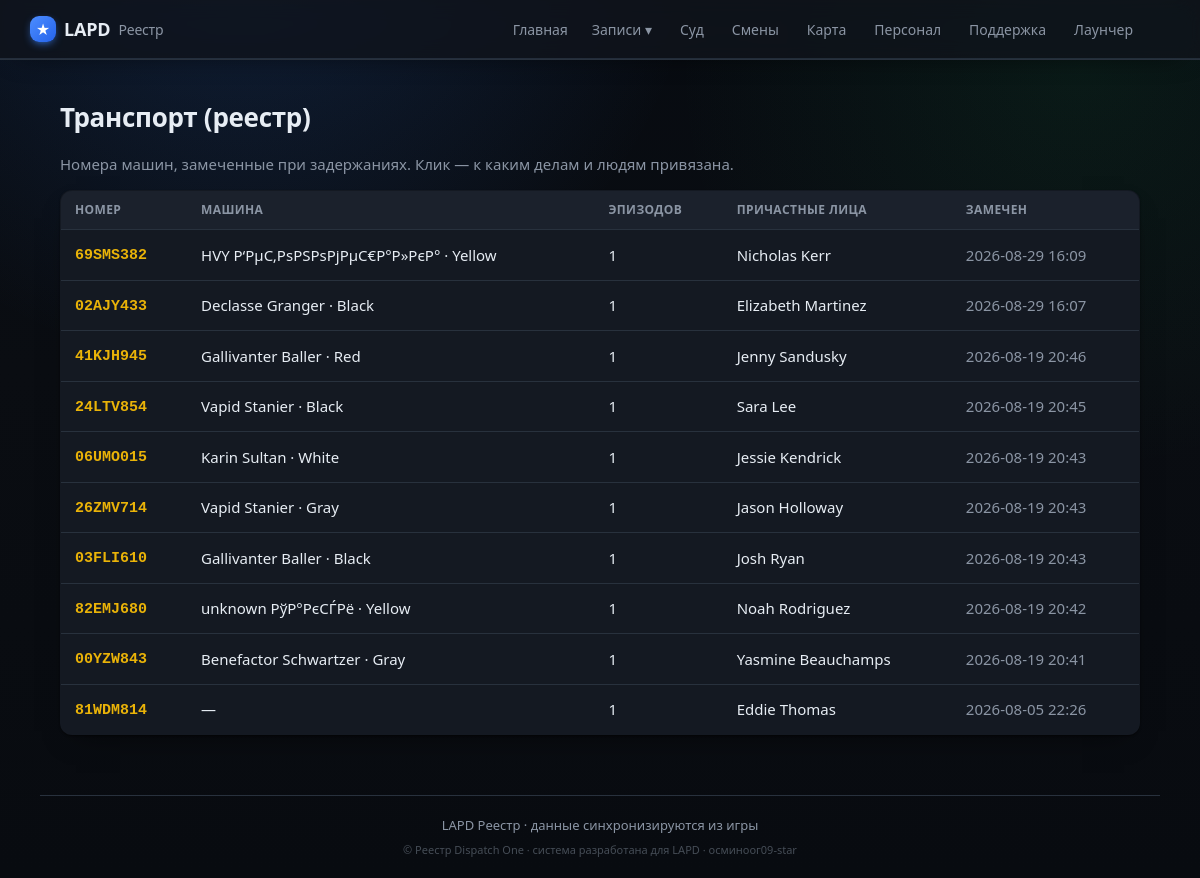
Page /vehicles on the committed database.
### tables this page shows
CREATE TABLE vehicles (
                id INTEGER PRIMARY KEY AUTOINCREMENT,
                plate TEXT,
                suspect_name TEXT,
                officer_id INTEGER,
                zone TEXT,
                seen_at TEXT,
                source_ext TEXT, make TEXT, model TEXT, color TEXT, vclass TEXT, owner TEXT, insurance TEXT, registration TEXT,
                UNIQUE(plate, source_ext)
            );

### app/main.py (the view)
@app.route("/vehicles")
def vehicles():
    return render_template("vehicles.html", vehicles=db.list_vehicles())

### app/db.py (called while the page is built)
@contextmanager
def get_conn():
    conn = sqlite3.connect(config.DB_PATH)
    conn.row_factory = sqlite3.Row
    try:
        yield conn
        conn.commit()
    finally:
        conn.close()

def list_vehicles(limit=300):
    with get_conn() as c:
        rows = c.execute(
            """SELECT vehicles.plate,
                      COUNT(DISTINCT vehicles.source_ext) AS incidents,
                      GROUP_CONCAT(DISTINCT vehicles.suspect_name) AS suspects,
                      MAX(vehicles.make) AS make, MAX(vehicles.model) AS model,
                      MAX(vehicles.color) AS color,
                      MAX(vehicles.seen_at) AS last_seen
               FROM vehicles WHERE plate IS NOT NULL AND plate!=''
               GROUP BY vehicles.plate ORDER BY last_seen DESC LIMIT ?""", (limit,)).fetchall()
        out = []
        for r in rows:
            d = dict(r)
            mm = " ".join(x for x in (d.get("make"), d.get("model")) if x)
            d["vehicle"] = mm or None
            out.append(d)
        return out

### app/main.py (called while the page is built)
@app.context_processor
def inject_globals():
    return {"community": config.COMMUNITY_NAME, "STATUS_RU": db.STATUS_RU,
            "staff_label": db.staff_label,
            "static_export": os.environ.get("STATIC_EXPORT") == "1",
            "build_id": time.strftime("%Y%m%d")}

### app/templates/vehicles.html (shortened to what this page needs)
{% extends "base.html" %}
{% block content %}
<h1>Транспорт (реестр)</h1>
<p class="muted">Номера машин, замеченные при задержаниях. Клик — к каким делам и людям привязана.</p>
{% if vehicles %}
<table class="tbl">
  <thead><tr><th>Номер</th><th>Машина</th><th>Эпизодов</th><th>Причастные лица</th><th>Замечен</th></tr></thead>
  <tbody>
  {% for v in vehicles %}
    <tr onclick="location='{{ url_for('vehicle_view', plate=v.plate) }}'">
      <td><span class="cs">{{ v.plate }}</span></td>
      <td>{{ v.vehicle or '—' }}{% if v.color %} · {{ v.color }}{% endif %}</td>
      <td>{{ v.incidents }}</td>
      <td>{{ v.suspects or '—' }}</td>
      <td class="muted">{{ v.last_seen[:16].replace('T',' ') if v.last_seen else '—' }}</td>
    </tr>
  {% endfor %}
  </tbody>
</table>
{% else %}
  <p class="empty">Машин пока нет<span class="empty-sub">Номера появляются из задержаний с транспортом.</span></p>
{% endif %}
{% endblock %}

### app/static/style.css (style rules this page uses)
:root { --bg:#0a0d12; --surface:#141922; --surface2:#1b212c; --border:#28313d; --text:#e7edf4; --muted:#8b95a4; --accent:#3b82f6; --accent2:#2563eb; --wanted:#ef4444; --ok:#22c55e; --gold:#eab308; --shadow:0 1px 2px rgba(0,0,0,.5), 0 12px 28px -16px rgba(0,0,0,.7); --radius:14px; }
* { box-sizing:border-box }
body { margin:0;background:var(--bg);color:var(--text); font-family:system-ui,-apple-system,"Segoe UI",Roboto,sans-serif;font-size:15px;line-height:1.5 }
h1 { font-size:24px;margin:.2em 0 .6em }
.tbl { width:100%;border-collapse:collapse;background:var(--surface);border:1px solid var(--border);border-radius:12px;overflow:hidden }
.tbl th { text-align:left;font-size:12px;text-transform:uppercase;letter-spacing:.4px;color:var(--muted); padding:10px 14px;border-bottom:1px solid var(--border) }
.tbl td { padding:11px 14px;border-bottom:1px solid var(--border) }
.tbl tbody tr { cursor:pointer;transition:background .12s }
.tbl tbody tr:last-child td { border-bottom:none }
.cs { font-family:ui-monospace,Consolas,monospace;color:var(--gold);font-weight:600 }
.muted { color:var(--muted) }
body { font-size:15px;-webkit-font-smoothing:antialiased;text-rendering:optimizeLegibility }
h1 { font-size:26px;font-weight:700;letter-spacing:-.3px }
.card,.stat,.tbl,.staff-row,.court-row,.officer-card,.district,.faq p,.dutylog li,.pen,.metric { box-shadow:var(--shadow) }
.tbl th { background:var(--surface2) }
.tbl td { padding:12px 14px }
body { background: radial-gradient(circle at 20% -10%,rgba(59,130,246,.18),transparent 34%), radial-gradient(circle at 90% 8%,rgba(34,197,94,.08),transparent 30%), linear-gradient(180deg,#070b11 0%,#0a0d12 42%,#080b10 100%); }

### rows in the picture
vehicles: plate "69SMS382", vehicle "HVY Р‘РµС‚РѕРЅРѕРјРµС€Р°Р»РєР°", color "Yellow", incidents "1", suspects "Nicholas Kerr", last_seen "2026-08-29 16:09"
vehicles: plate "02AJY433", vehicle "Declasse Granger", color "Black", incidents "1", suspects "Elizabeth Martinez", last_seen "2026-08-29 16:07"
vehicles: plate "41KJH945", vehicle "Gallivanter Baller", color "Red", incidents "1", suspects "Jenny Sandusky", last_seen "2026-08-19 20:46"
vehicles: plate "24LTV854", vehicle "Vapid Stanier", color "Black", incidents "1", suspects "Sara Lee", last_seen "2026-08-19 20:45"
vehicles: plate "06UMO015", vehicle "Karin Sultan", color "White", incidents "1", suspects "Jessie Kendrick", last_seen "2026-08-19 20:43"
vehicles: plate "26ZMV714", vehicle "Vapid Stanier", color "Gray", incidents "1", suspects "Jason Holloway", last_seen "2026-08-19 20:43"
vehicles: plate "03FLI610", vehicle "Gallivanter Baller", color "Black", incidents "1", suspects "Josh Ryan", last_seen "2026-08-19 20:43"
vehicles: plate "82EMJ680", vehicle "unknown РўР°РєСЃРё", color "Yellow", incidents "1", suspects "Noah Rodriguez", last_seen "2026-08-19 20:42"
vehicles: plate "00YZW843", vehicle "Benefactor Schwartzer", color "Gray", incidents "1", suspects "Yasmine Beauchamps", last_seen "2026-08-19 20:41"
vehicles: plate "81WDM814", vehicle "—", incidents "1", suspect_name "Eddie Thomas", last_seen "2026-08-05 22:26"

### other values in the picture
{{ community }} "LAPD"
